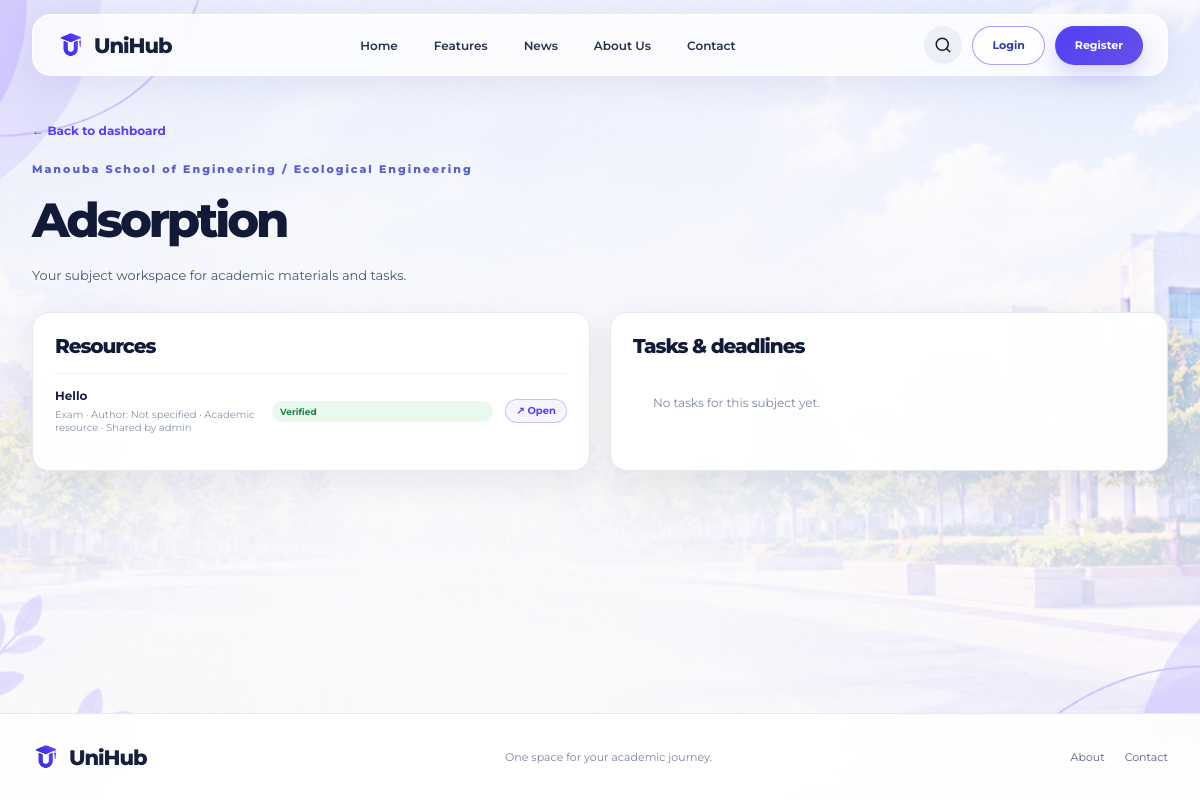
Screenshot of /subject/37/ with the database file from the repository.
### core/models.py (models this page shows, shortened)
class Subject(models.Model):
    specialty=models.ForeignKey(Specialty,on_delete=models.CASCADE,related_name="subjects")
    name=models.CharField(max_length=180)
    code=models.CharField(max_length=40,blank=True)
    description=models.TextField(blank=True)
    professors=models.ManyToManyField(settings.AUTH_USER_MODEL,blank=True,related_name="teaching_subjects")
    year = models.PositiveIntegerField(default=1)
    semester = models.PositiveSmallIntegerField(
        choices=[(1, "Semester 1"), (2, "Semester 2")],
        default=1,
    )
    class Meta: ordering=["name"]

class Specialty(models.Model):
    CYCLE_CHOICES=[
        ("preparatory","Preparatory cycle"),
        ("bachelor","Bachelor"),
        ("master","Master"),
        ("engineering","Engineering cycle"),
    ]
    faculty=models.ForeignKey(Faculty,on_delete=models.CASCADE,related_name="specialties")
    name=models.CharField(max_length=160)
    cycle=models.CharField(max_length=20,choices=CYCLE_CHOICES,default="bachelor")
    class Meta:
        ordering=["name"]
        unique_together=[("faculty","name")]

class Faculty(models.Model):
    name=models.CharField(max_length=160,unique=True)
    description=models.TextField(blank=True)
    class Meta: ordering=["name"]

class Resource(models.Model):
    CATEGORY_CHOICES=[
        ("exam","Exam"),
        ("notes","Notes"),
        ("other","Other"),
    ]
    subject=models.ForeignKey(Subject,on_delete=models.CASCADE,related_name="resources")
    title=models.CharField(max_length=200)
    author=models.CharField(max_length=200,blank=True)
    category=models.CharField(max_length=12,choices=CATEGORY_CHOICES,default="other")
    description=models.TextField(blank=True)
    url=models.URLField()
    submitted_by=models.ForeignKey(settings.AUTH_USER_MODEL,on_delete=models.CASCADE,related_name="submitted_resources")
    is_verified=models.BooleanField(default=False)
    verified_by=models.ForeignKey(settings.AUTH_USER_MODEL,on_delete=models.SET_NULL,null=True,blank=True,related_name="verified_resources")
    created_at=models.DateTimeField(auto_now_add=True)
    class Meta: ordering=["-is_verified","-created_at"]

### core/views.py (the view)
# urls.py: path("subject/<int:subject_id>/",views.subject_vault,name="subject_vault"),
def subject_vault(request,subject_id):
    subject=get_object_or_404(Subject.objects.select_related("specialty","specialty__faculty"),pk=subject_id)
    resources=subject.resources.select_related("submitted_by","verified_by")
    tasks=subject.tasks.all()
    return render(request,"academics/subject_vault.html",{"subject":subject,"resources":resources,"tasks":tasks})

### templates/academics/subject_vault.html (shortened to what this page needs)
{% extends "base.html" %}{% load static %}{% block title %}{{ subject.name }} — UniHub{% endblock %}{% block body_class %}campus-body{% endblock %}{% block extra_css %}<link rel="stylesheet" href="{% static 'css/campus.css' %}">{% endblock %}{% block content %}<main class="app-page container"><a class="back-link" href="{% url 'dashboard' %}">← Back to dashboard</a><p class="kicker">{{ subject.specialty.faculty.name }} / {{ subject.specialty.name }}</p><h1>{{ subject.name }}</h1><p class="description">{{ subject.description|default:"Your subject workspace for academic materials and tasks." }}</p><div class="app-columns"><section class="panel"><div class="panel-heading"><h2>Resources</h2>{% if request.user.is_authenticated %}<a href="{% url 'add_resource' subject.id %}">+ Add resource</a>{% endif %}</div>{% for r in resources %}<div class="list-row"><span><b>{{ r.title }}</b><small>{{ r.get_category_display }} · Author: {{ r.author|default:"Not specified" }} · {{ r.description|default:"Academic resource" }} · Shared by {{ r.submitted_by.username }}</small></span>{% if r.is_verified %}<span class="pill good">Verified</span>{% endif %}<a class="resource-open-link" href="{{ r.url }}" target="_blank" rel="noopener noreferrer" aria-label="Open resource in a new tab">↗ Open</a></div>{% empty %}<p class="empty">No resources yet. Share one to help other students.</p>{% endfor %}</section><section class="panel"><div class="panel-heading"><h2>Tasks & deadlines</h2>{% if request.user.is_authenticated %}{% if request.user.is_staff or request.user.profile.role == "professor" or request.user.profile.role == "representative" %}<a href="{% url 'add_task' subject.id %}">+ Add task</a>{% endif %}{% endif %}</div>{% for t in tasks %}<div class="list-row"><span><b class="{% if t.is_completed %}completed{% endif %}">{{ t.title }}</b><small>{{ t.description }}{% if t.due_date %} · Due {{ t.due_date }}{% endif %}</small></span>{% if t.is_completed %}<span class="pill good">Done</span>{% else %}<span class="pill">Pending</span>{% endif %}{% if request.user.is_authenticated %}{% if t.assigned_to_id == request.user.id or t.created_by_id == request.user.id or request.user.is_staff %}<form method="post" action="{% url 'toggle_task' t.id %}">{% csrf_token %}<input type="hidden" name="next" value="{% url 'subject_vault' subject.id %}"><button class="btn btn-outline btn-sm">{% if t.is_completed %}Reopen{% else %}Complete{% endif %}</button></form>{% endif %}{% endif %}</div>{% empty %}<p class="empty">No tasks for this subject yet.</p>{% endfor %}</section></div></main>{% endblock %}

### static/css/style.css (style rules this page uses)
:root { --violet:#5140f5;--navy:#111a36;--ink:#17213b;--body:#455875;--paper:#fafaf8;--line:#e6e8f0;--lav:#efedff }
* { box-sizing:border-box }
html { scroll-behavior:smooth }
body { display:flex;flex-direction:column;min-height:100vh;margin:0;background:var(--paper);color:var(--ink);font-family:Montserrat,sans-serif;-webkit-font-smoothing:antialiased }
a { color:inherit;text-decoration:none }
.container { width:min(1320px,calc(100% - 64px));margin:auto }
h1 { margin:20px 0 16px;color:var(--navy);font-size:clamp(43px,5vw,67px);line-height:1.04;font-weight:800;letter-spacing:-.065em }
.kicker { margin:0 0 12px;color:#5960cb;font-size:11px;font-weight:800;letter-spacing:.18em }
h2 { margin:0;color:var(--navy);font-size:clamp(30px,3vw,42px);line-height:1.16;font-weight:800;letter-spacing:-.055em }
.description { max-width:500px;margin:17px 0 25px;color:var(--body);font-size:13px;line-height:1.85 }
.app-page { padding-top:120px;padding-bottom:75px }
.app-page h1 { font-size:clamp(34px,4vw,50px) }
.app-columns { display:grid;grid-template-columns:repeat(2,minmax(0,1fr));gap:20px;margin:22px 0 }
.panel { min-width:0;padding:22px;border:1px solid var(--line);border-radius:17px;background:white;box-shadow:0 9px 28px #1f2c4d08 }
.panel h2 { font-size:20px }
.panel-heading { display:flex;align-items:center;justify-content:space-between;gap:12px;margin-bottom:15px }
.list-row { display:flex;align-items:center;gap:12px;padding:14px 0;border-top:1px solid #eff1f6;font-size:12px }
.list-row>span { flex:1;min-width:0 }
.list-row b,.list-row small { display:block }
.list-row small { margin-top:5px;color:#8994a8;font-size:10px;overflow-wrap:anywhere }
.code-pill,.pill { display:inline-block;padding:5px 8px;border-radius:999px;background:#f0efff;color:#5140c5;font-size:9px;font-weight:700 }
.resource-action-link,.resource-open-link { display:inline-flex;align-items:center;justify-content:center;gap:6px;padding:6px 10px;border:1px solid rgba(81,64,245,.28);border-radius:999px;background:rgba(81,64,245,.06);color:var(--violet);font-size:10px;font-weight:700;line-height:1;text-decoration:none;cursor:pointer;transition:all .18s ease }
.resource-open-link { padding:6px 10px }
.empty { padding:20px;color:#7d899e;font-size:12px;line-height:1.7 }
.back-link { display:inline-block;margin-bottom:24px;color:var(--violet);font-size:12px;font-weight:700 }
.pill.good { background:#e8f9ee;color:#238047 }

### static/css/campus.css (style rules this page uses)
.campus-body { min-width:320px; background:#faf9f7 url("../images/unihub-campus-background.png") center center/cover fixed no-repeat; }
.campus-body .app-page, .campus-body .page-shell { background:transparent; }
.campus-body .panel, .campus-body .app-stats article, .campus-body .subject-card, .campus-body .form-card { background:rgba(255,255,255,.93); box-shadow:0 12px 36px rgba(23,35,67,.09); backdrop-filter:blur(8px); }

### rows the page displays
Subject: specialty.faculty.name "Manouba School of Engineering", specialty.name "Ecological Engineering", name "Adsorption", description "Your subject workspace for academic materials and tasks."
Resource: title "Hello", category "Exam", author "Not specified", description "Academic resource", submitted_by.username "admin", is_verified "Verified"
